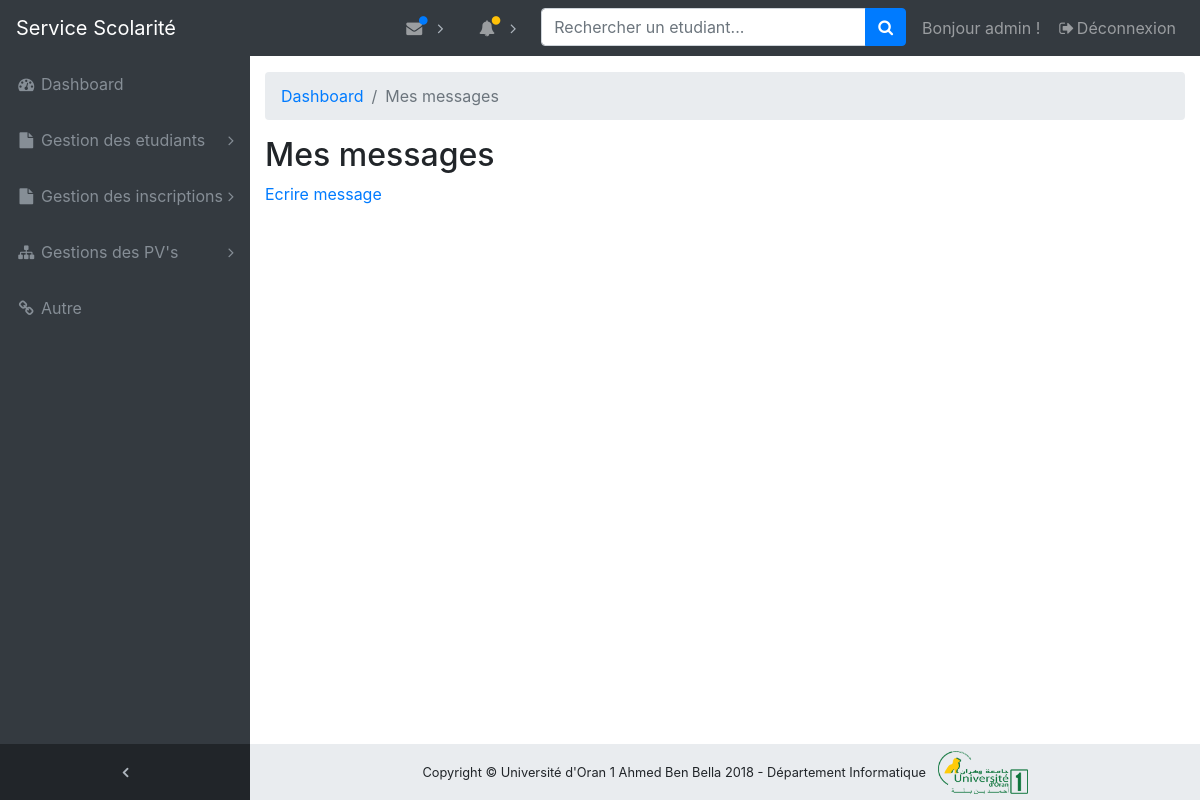
The page /dashboard/messages/ (signed in) on the database as committed earlier.
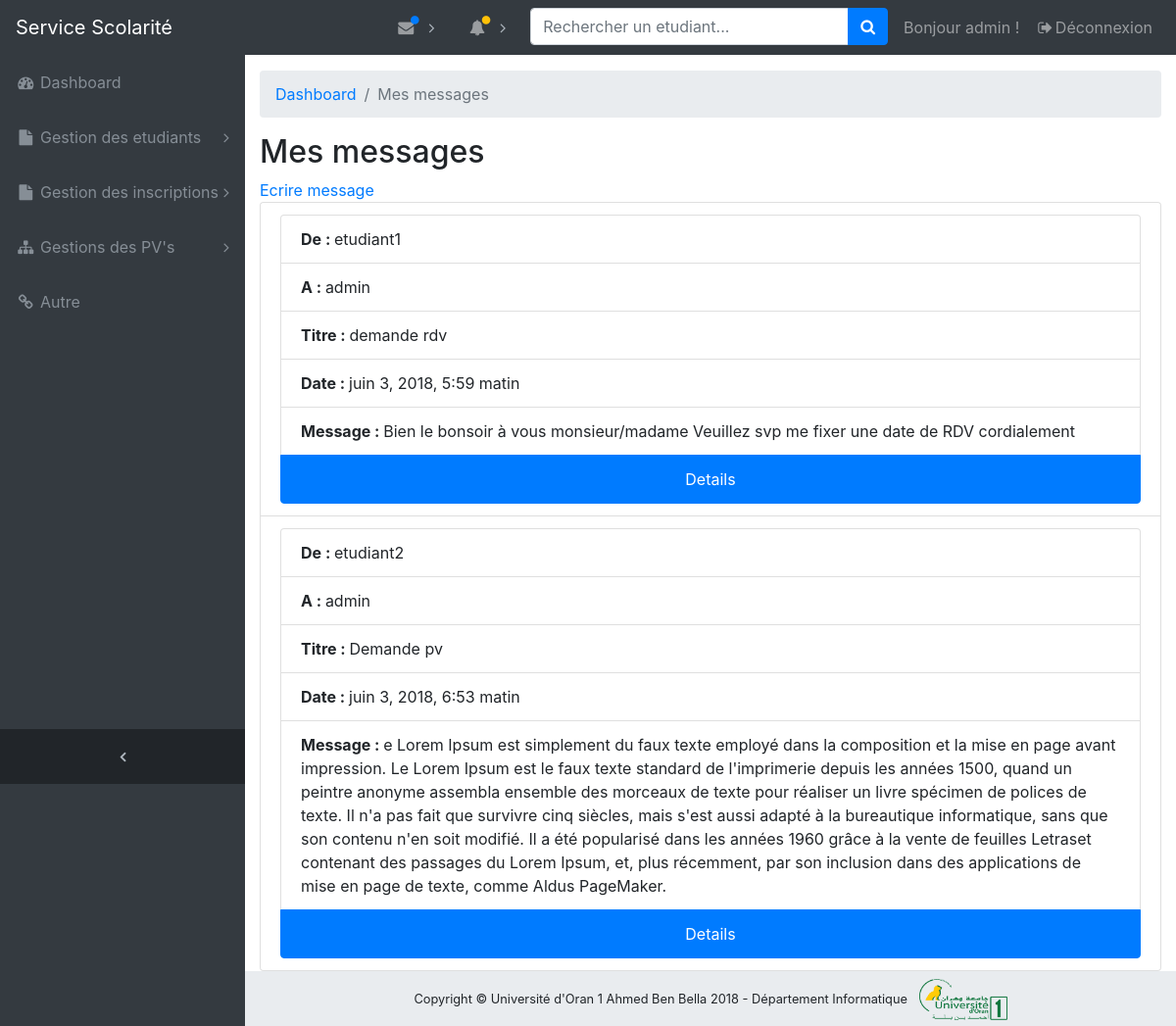
The same page on the database as committed later.
### accounts/models.py (models this page shows, shortened)
class Message(models.Model):
    auteur = models.ForeignKey('auth.User', related_name='messages_envoyer')
    titre = models.CharField(max_length=250)
    destinataire = models.ForeignKey('auth.User', related_name='messages_recu')
    created_date = models.DateTimeField(auto_now_add=True)
    texte = models.TextField()
    class Meta:
        db_table = "message"
        verbose_name = "Message"
        verbose_name_plural = "Messages"

### dashboard/views.py (the view)
def liste_messages(request):
    if request.user.is_authenticated:
        if request.user.groups.filter(name='Administrateur').exists():
            messages_recu = Message.objects.filter(destinataire=request.user)
        else:
            messages_recu = Message.objects.filter(auteur=request.user)
        contexe = {
            'messages_recu': messages_recu,
        }
        return render(request, 'dashboard/messages_liste.html', contexe)
    else:
        return redirect('login_account')

### dashboard/templates/dashboard/messages_liste.html
{% extends 'dashboard/base.html' %}
{% load staticfiles %}
{% block content %}
    <ol class="breadcrumb">
        <li class="breadcrumb-item">
            <a href="{% url 'dashboard_home_page' %}">Dashboard</a>
        </li>
        <li class="breadcrumb-item active">Mes messages</li>
    </ol>
    <div class="row">
        <div class="col">
            <h2>Mes messages</h2>
            <a href="{% url 'ecrire_message' %}">Ecrire message</a>
            <ul class="list-group">
                {% for message in messages_recu %}
                    <li class="list-group-item">
                        <ul class="list-group">
                            <li class="list-group-item"><strong>De : </strong>{{ message.auteur }}</li>
                            <li class="list-group-item"><strong>A : </strong> {{ message.destinataire }}</li>
                            <li class="list-group-item"><strong>Titre : </strong> {{ message.titre }}</li>
                            <li class="list-group-item"><strong>Date : </strong> {{ message.created_date }}</li>
                            <li class="list-group-item"><strong>Message : </strong>{{ message.texte }}</li>
                            <a class="list-group-item list-group-item-action active text-center"
                               href="{% url 'message_details' pk=message.id %}"><span>Details</span></a>
                        </ul>
                    </li>
                {% endfor %}
            </ul>
        </div>
    </div>
{% endblock %}

Rows that differ between the two databases and show on the page:
added Message: auteur "etudiant1", destinataire "admin", titre "demande rdv", created_date "juin 3, 2018, 5:59 matin", texte "Bien le bonsoir à vous monsieur/madame Veuillez svp me fixer une date de RDV cordialement"
added Message: auteur "etudiant2", destinataire "admin", titre "Demande pv", created_date "juin 3, 2018, 6:53 matin", texte "e Lorem Ipsum est simplement du faux texte employé dans la composition et la mise en page avant impression. Le Lorem Ipsum est le faux texte standard de l'imprimerie depuis les années 1500, quand un peintre anonyme assembla ensemble des morceaux de texte pour réaliser un livre spécimen de polices de texte. Il n'a pas fait que survivre cinq siècles, mais s'est aussi adapté à la bureautique informatique, sans que son contenu n'en soit modifié. Il a été popularisé dans les années 1960 grâce à la vente de feuilles Letraset contenant des passages du Lorem Ipsum, et, plus récemment, par son inclusion dans des applications de mise en page de texte, comme Aldus PageMaker."
